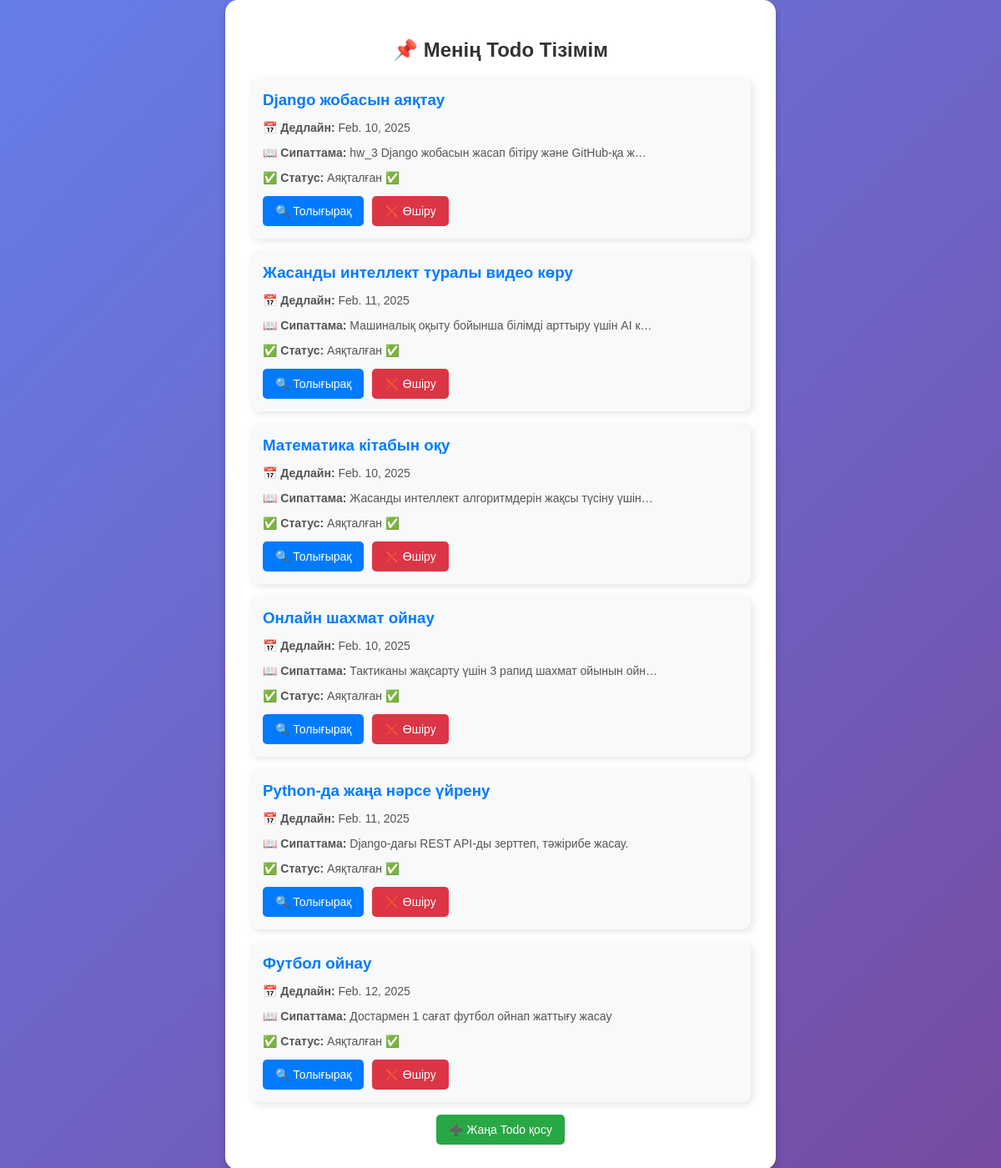
The page /todos/ on the database its author committed.
### todos/models.py (models this page shows, shortened)
class Todo(models.Model):
    title = models.CharField(max_length=200)
    description = models.TextField()
    due_date = models.DateField()
    status = models.BooleanField(default=False)

### todos/views.py (the view)
# urls.py: path('', todo_list, name='todo_list'),
def todo_list(request):
    todos = Todo.objects.all()
    return render(request, "todos/todo_list.html", {"todos": todos})

### todos/templates/todos/todo_list.html (shortened to what this page needs)
{% load static %}
<!DOCTYPE html>
<html>
<head>
    <link rel="stylesheet" type="text/css" href="{% static 'todos/style.css' %}">
</head>
<body>
    <div class="container">
        <h1>📌 Менің Todo Тізімім</h1>
        <div class="todo-list">
            {% for todo in todos %}
                <div class="todo-card">
                    <h3>{{ todo.title }}</h3>
                    <p><strong>📅 Дедлайн:</strong> {{ todo.due_date }}</p>
                    <p><strong>📖 Сипаттама:</strong> {{ todo.description|truncatechars:50 }}</p>
                    <p><strong>✅ Статус:</strong> {% if todo.status %} Аяқталған ✅ {% else %} Аяқталмаған ❌ {% endif %}</p>
                    <div class="buttons">
                        <a href="{% url 'todo_detail' todo.id %}">
                            <button>🔍 Толығырақ</button>
                        </a>
                        <a href="{% url 'todo_delete' todo.id %}">
                            <button class="delete-btn">❌ Өшіру</button>
                        </a>
                    </div>
                </div>
            {% endfor %}
        </div>
        <a href="{% url 'todo_create' %}">
            <button class="add-btn">➕ Жаңа Todo қосу</button>
        </a>
    </div>
</body>
</html>

### todos/static/todos/style.css (style rules this page uses)
body { font-family: 'Poppins', sans-serif; background: linear-gradient(135deg, #667eea, #764ba2); color: white; margin: 0; padding: 0; display: flex; flex-direction: column; align-items: center; justify-content: center; min-height: 100vh; }
.container { background: white; padding: 30px; border-radius: 15px; box-shadow: 0 4px 10px rgba(0, 0, 0, 0.2); max-width: 600px; width: 90%; text-align: center; color: black; }
h1 { font-size: 24px; color: #333; margin-bottom: 20px; }
.todo-list { display: flex; flex-direction: column; gap: 15px; }
.todo-card { background: #f8f9fa; padding: 15px; border-radius: 10px; box-shadow: 3px 3px 10px rgba(0, 0, 0, 0.1); text-align: left; }
.todo-card h3 { color: #007bff; margin: 0; }
.todo-card p { font-size: 14px; color: #555; }
.buttons { margin-top: 10px; display: flex; gap: 10px; }
button { background: #007bff; color: white; border: none; padding: 10px 15px; cursor: pointer; border-radius: 5px; transition: 0.3s; font-size: 14px; }
.delete-btn { background: #dc3545; }
.add-btn { background: #28a745; margin-top: 15px; }

### rows shown on the page
Todo: title "Django жобасын аяқтау", due_date "Feb. 10, 2025", description "hw_3 Django жобасын жасап бітіру және GitHub-қа ж…", status "Аяқталған ✅"
Todo: title "Жасанды интеллект туралы видео көру", due_date "Feb. 11, 2025", description "Машиналық оқыту бойынша білімді арттыру үшін AI к…", status "Аяқталған ✅"
Todo: title "Математика кітабын оқу", due_date "Feb. 10, 2025", description "Жасанды интеллект алгоритмдерін жақсы түсіну үшін…", status "Аяқталған ✅"
Todo: title "Онлайн шахмат ойнау", due_date "Feb. 10, 2025", description "Тактиканы жақсарту үшін 3 рапид шахмат ойынын ойн…", status "Аяқталған ✅"
Todo: title "Python-да жаңа нәрсе үйрену", due_date "Feb. 11, 2025", description "Django-дағы REST API-ды зерттеп, тәжірибе жасау.", status "Аяқталған ✅"
Todo: title "Футбол ойнау", due_date "Feb. 12, 2025", description "Достармен 1 сағат футбол ойнап жаттығу жасау", status "Аяқталған ✅"
